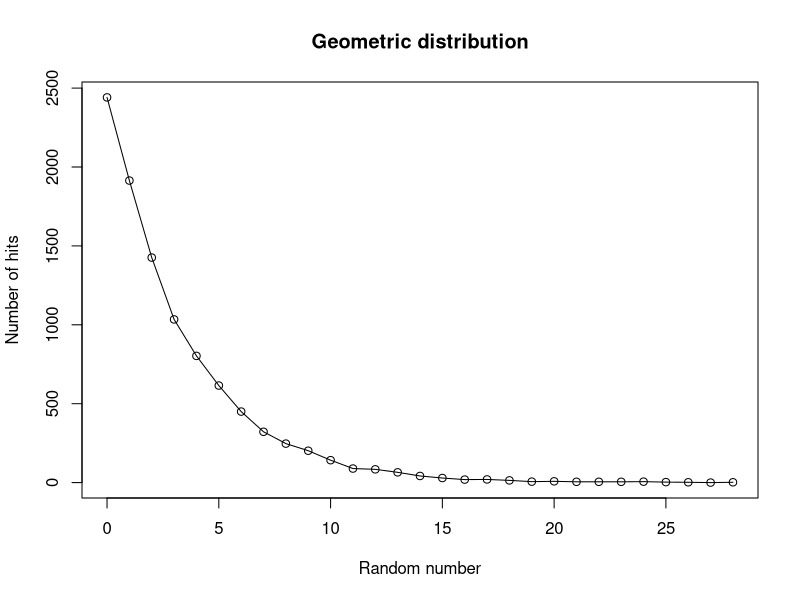

Recreate this plot in R.
x <- c(0, 1, 2, 3, 4, 5, 6, 7, 8, 9, 10, 11, 12, 13, 14, 15, 16, 17, 18, 19, 20, 21, 22, 23, 24, 25, 26, 27, 28)
y <- c(2441, 1914, 1426, 1034, 803, 615, 450, 322, 247, 202, 142, 89, 84, 65, 42, 29, 19, 20, 14, 6, 8, 5, 5, 5, 6, 3, 2, 0, 2)
xLabel = "Random number"
yLabel = "Number of hits"
png(file = "geometric_distribution.png", width = 800, height = 600)
plot(x, y, type = "o", xlab=xLabel, ylab=yLabel, main = "Geometric distribution")
dev.off()
